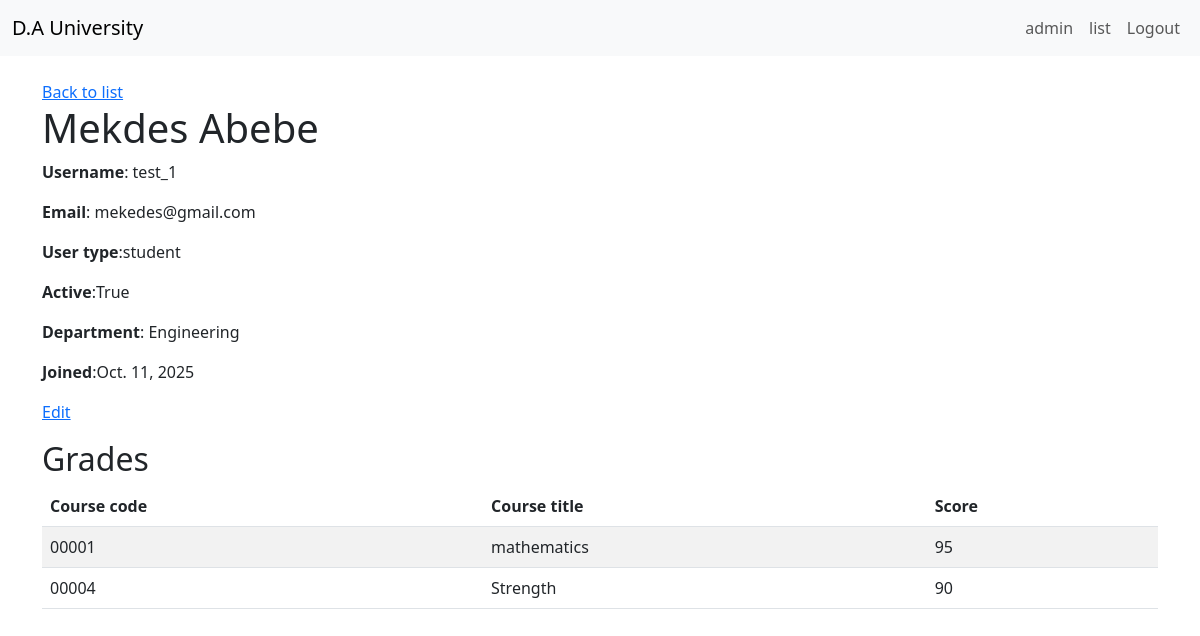
/students/4/ (signed in), run on the app's committed database.
### accounts/models.py (models this page shows, shortened)
class Student_user(models.Model):
    user = models.OneToOneField(User, on_delete=models.CASCADE)
    department = models.CharField(max_length=100)
    date_joined = models.DateField(auto_now_add=True,)

class User(AbstractUser):
    USER_TYPES =(
        ('admin', 'Admin'),
        ('staff', 'Staff'),
        ('student', 'Student'),
    )
    user_type = models.CharField(max_length=50, choices=USER_TYPES)
    full_name = models.CharField(max_length=100, null=True)
    registration_Date = models.DateField(auto_now_add=True)

### Courses/models.py (models this page shows, shortened)
class Grade(models.Model):
    student = models.ForeignKey(Student_user, on_delete=models.CASCADE, related_name='grades')
    course = models.ForeignKey(Course, on_delete=models.CASCADE, related_name='grades')
    score = models.PositiveIntegerField()

class Course(models.Model):
    code = models.CharField(max_length=20, unique=True)
    title = models.CharField(max_length=100)
    course = models.CharField(max_length=50, unique=True)
    department = models.CharField(max_length=100, blank=True)
    instructor = models.ForeignKey(Staff_user, on_delete=models.SET_NULL, null=True, blank=True, related_name='courses')

### accounts/views.py (the view)
# urls.py: path('students/<int:user_id>/', student_detail_view, name='student-detail-page'),
def student_detail_view(request, user_id: int):
    if not request.user.is_authenticated:
        return redirect("login")
    if request.user.user_type not in ("admin", "staff"):
        messages.error(request, "You are not authorized to view this page.")
        return redirect("home")
    student = get_object_or_404(
        Student_user.objects.select_related("user"),
        user_id=user_id,
    )
    grades = (
        Grade.objects
        .select_related("course", "student__user")
        .filter(student=student)
        .order_by("course_id")
    )
    context = {
        "student": student,
        "grades": grades,
    }
    return render(request, "accounts/student_detail.html", context)

### accounts/Templates/accounts/student_detail.html
{% extends "accounts/base.html" %}
{% block content %}
<a href="{% url 'students-list-page' %}">Back to list</a>
<h1>{{ student.user.full_name }}</h1>
    <p><strong>Username</strong>: {{ student.user.username }}</p>
    <p><strong>Email</strong>: {{ student.user.email }}</p>
    <p><strong>User type</strong>:{{ student.user.user_type }}</p>
    <p><strong>Active</strong>:{{ student.user.is_active }}</p>
    <p><strong>Department</strong>: {{ student.department }}</p>
    <p><strong>Joined</strong>:{{ student.date_joined }}</p>
<p><a href="{% url 'student-edit-page' user_id=student.user_id %}">Edit</a></p>
<h2>Grades</h2>
{% if grades %}
  <table class="table table-striped">
    <thead>
      <tr>
        <th>Course code</th>
        <th>Course title</th>
        <th>Score</th>
      </tr>
    </thead>
    <tbody>
      {% for g in grades %}
        <tr>
            <td>{{ g.course.code }}</td>
            <td>{{ g.course.title }}</td>
            <td>{{ g.score }}</td>
        </tr>
      {% endfor %}
    </tbody>
  </table>
{% else %}
  <p>No grades yet.</p>
{% endif %}
{% endblock %}

### accounts/Templates/accounts/base.html (style rules this page uses)
body { background-color: #a7a7a7; }

### data on the page
Student_user: user.full_name "Mekdes Abebe", user.username "test_1", user.email "mekedes@gmail.com", user.user_type "student", user.is_active "True", department "Engineering", date_joined "Oct. 11, 2025"
Grade: course.code "00001", course "mathematics", score "95"
Grade: course.code "00004", course "Strength", score "90"
